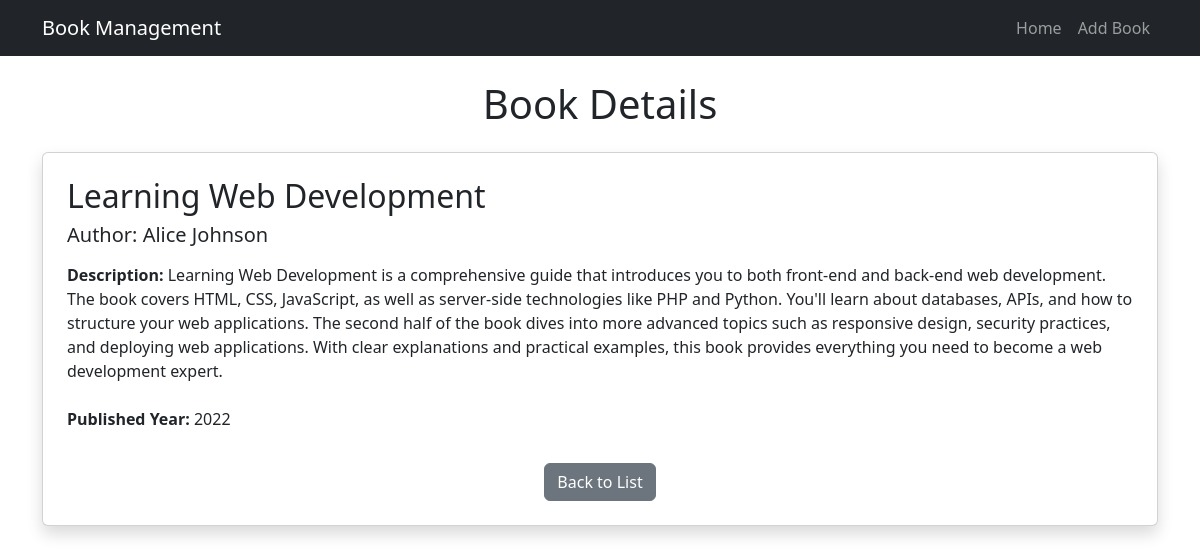
Screenshot of /book/8/ with the database file from the repository.
### books/models.py (models this page shows, shortened)
class Book(models.Model):
    title = models.CharField(max_length=100)
    author = models.CharField(max_length=100)
    description = models.TextField()
    published_year = models.PositiveBigIntegerField()

### books/views.py (the view)
# urls.py: path('book/<int:book_id>/', book_detail, name='book_detail'),
def book_detail(request, book_id):
    book = get_object_or_404(Book, id=book_id)
    return render(request, 'book_detail.html', {'book': book})

### templates/book_detail.html (shortened to what this page needs)
{% extends "base.html" %}
{% block content %}
<h1 class="text-center mb-4">Book Details</h1>
<div class="card shadow p-4">
    <h2>{{ book.title }}</h2>
    <h5>Author: {{ book.author }}</h5>
    <p class="py-2"><strong>Description:</strong> {{ book.description }}</p>
    <p><strong>Published Year:</strong> {{ book.published_year }}</p>
    <div class="text-center mt-3">
        <a href="{% url 'homepage' %}" class="btn btn-secondary">Back to List</a>
    </div>
</div>
{% endblock %}

### rows the page displays
Book: title "Learning Web Development", author "Alice Johnson", description "Learning Web Development is a comprehensive guide that introduces you to both front-end and back-end web development. The book covers HTML, CSS, JavaScript, as well as server-side technologies like PHP and Python. You'll learn about databases, APIs, and how to structure your web applications. The second half of the book dives into more advanced topics such as responsive design, security practices, and deploying web applications. With clear explanations and practical examples, this book provides everything you need to become a web development expert.", published_year "2022"
